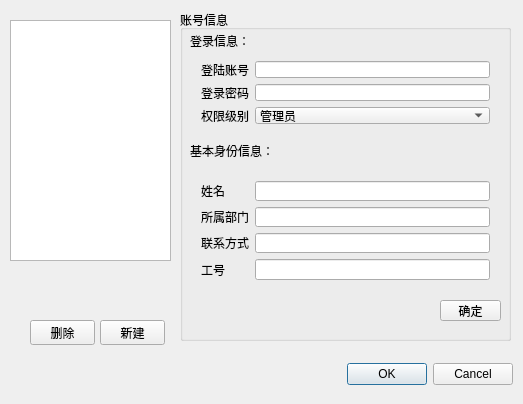
<?xml version="1.0" encoding="UTF-8"?>
<ui version="4.0">
 <class>UserManageDlgClass</class>
 <widget class="QDialog" name="UserManageDlgClass">
  <property name="geometry">
   <rect>
    <x>0</x>
    <y>0</y>
    <width>523</width>
    <height>404</height>
   </rect>
  </property>
  <property name="windowTitle">
   <string>UserManageDlg</string>
  </property>
  <widget class="QListWidget" name="listUsers">
   <property name="geometry">
    <rect>
     <x>10</x>
     <y>20</y>
     <width>161</width>
     <height>241</height>
    </rect>
   </property>
  </widget>
  <widget class="QGroupBox" name="grpEditErea">
   <property name="geometry">
    <rect>
     <x>180</x>
     <y>10</y>
     <width>331</width>
     <height>331</height>
    </rect>
   </property>
   <property name="title">
    <string>账号信息</string>
   </property>
   <widget class="QLabel" name="label_14">
    <property name="geometry">
     <rect>
      <x>10</x>
      <y>20</y>
      <width>141</width>
      <height>21</height>
     </rect>
    </property>
    <property name="text">
     <string>登录信息：</string>
    </property>
   </widget>
   <widget class="QWidget" name="formLayoutWidget_2">
    <property name="geometry">
     <rect>
      <x>10</x>
      <y>40</y>
      <width>311</width>
      <height>85</height>
     </rect>
    </property>
    <layout class="QFormLayout" name="formLayout_3">
     <item row="0" column="0">
      <widget class="QLabel" name="label">
       <property name="text">
        <string>登陆账号</string>
       </property>
      </widget>
     </item>
     <item row="0" column="1">
      <widget class="QLineEdit" name="edtID"/>
     </item>
     <item row="1" column="0">
      <widget class="QLabel" name="label_2">
       <property name="text">
        <string>登录密码</string>
       </property>
      </widget>
     </item>
     <item row="1" column="1">
      <widget class="QLineEdit" name="edtPWD"/>
     </item>
     <item row="2" column="0">
      <widget class="QLabel" name="label_15">
       <property name="text">
        <string>权限级别</string>
       </property>
      </widget>
     </item>
     <item row="2" column="1">
      <widget class="QComboBox" name="cmbLevel">
       <item>
        <property name="text">
         <string>管理员</string>
        </property>
       </item>
       <item>
        <property name="text">
         <string>普通用户</string>
        </property>
       </item>
       <item>
        <property name="text">
         <string>只读用户</string>
        </property>
       </item>
      </widget>
     </item>
    </layout>
   </widget>
   <widget class="QLabel" name="label_13">
    <property name="geometry">
     <rect>
      <x>10</x>
      <y>130</y>
      <width>141</width>
      <height>21</height>
     </rect>
    </property>
    <property name="text">
     <string>基本身份信息：</string>
    </property>
   </widget>
   <widget class="QWidget" name="formLayoutWidget_3">
    <property name="geometry">
     <rect>
      <x>10</x>
      <y>160</y>
      <width>311</width>
      <height>121</height>
     </rect>
    </property>
    <layout class="QFormLayout" name="formLayout_4">
     <item row="0" column="0">
      <widget class="QLabel" name="label_3">
       <property name="text">
        <string>姓名</string>
       </property>
      </widget>
     </item>
     <item row="0" column="1">
      <widget class="QLineEdit" name="edtName"/>
     </item>
     <item row="1" column="0">
      <widget class="QLabel" name="label_4">
       <property name="text">
        <string>所属部门</string>
       </property>
      </widget>
     </item>
     <item row="1" column="1">
      <widget class="QLineEdit" name="edtApart"/>
     </item>
     <item row="2" column="1">
      <widget class="QLineEdit" name="edtContact"/>
     </item>
     <item row="3" column="0">
      <widget class="QLabel" name="label_6">
       <property name="text">
        <string>工号</string>
       </property>
      </widget>
     </item>
     <item row="3" column="1">
      <widget class="QLineEdit" name="edtWorkID"/>
     </item>
     <item row="2" column="0">
      <widget class="QLabel" name="label_5">
       <property name="text">
        <string>联系方式</string>
       </property>
      </widget>
     </item>
    </layout>
   </widget>
   <widget class="QPushButton" name="btnEditOK">
    <property name="geometry">
     <rect>
      <x>260</x>
      <y>290</y>
      <width>61</width>
      <height>21</height>
     </rect>
    </property>
    <property name="text">
     <string>确定</string>
    </property>
   </widget>
  </widget>
  <widget class="QDialogButtonBox" name="buttonBox">
   <property name="geometry">
    <rect>
     <x>320</x>
     <y>360</y>
     <width>193</width>
     <height>28</height>
    </rect>
   </property>
   <property name="standardButtons">
    <set>QDialogButtonBox::Cancel|QDialogButtonBox::Ok</set>
   </property>
  </widget>
  <widget class="QPushButton" name="btnDelete">
   <property name="geometry">
    <rect>
     <x>30</x>
     <y>320</y>
     <width>65</width>
     <height>25</height>
    </rect>
   </property>
   <property name="text">
    <string>删除</string>
   </property>
  </widget>
  <widget class="QPushButton" name="btnNew">
   <property name="geometry">
    <rect>
     <x>100</x>
     <y>320</y>
     <width>65</width>
     <height>25</height>
    </rect>
   </property>
   <property name="text">
    <string>新建</string>
   </property>
  </widget>
 </widget>
 <layoutdefault spacing="6" margin="11"/>
 <resources/>
 <connections/>
</ui>
